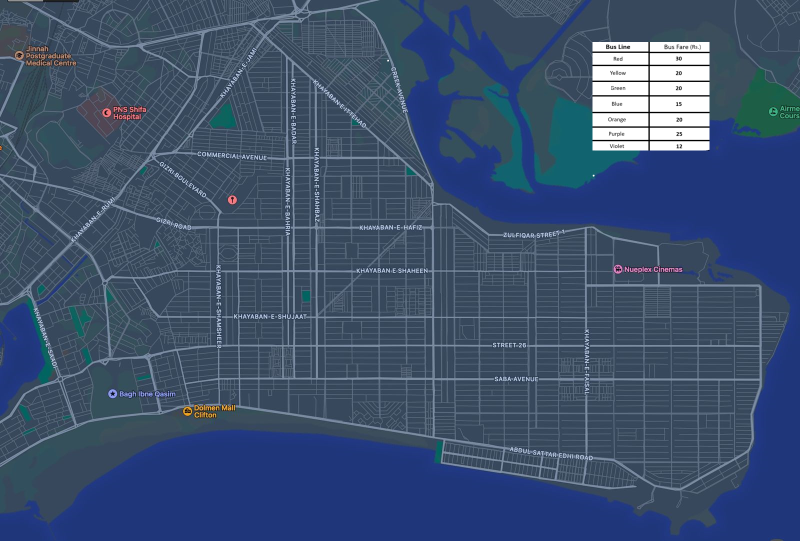
#> input picture background.png, 1600 x 1081 px (shown at 1/2 size)
$ python Red_Bus_Service.py
#> lines starting #> are read from the running program, lines starting #| are printed output that depends on the picture
import networkx as nx
import matplotlib.pyplot as plt
import matplotlib.image as mpimg
import mplcursors
from matplotlib.backend_bases import MouseButton
import tkinter as tk
from tkinter import messagebox

# Load the image
img = mpimg.imread('background.png')
#> img is the input picture: shape (1081, 1600, 4) float32; mean R, G, B, A 0.237, 0.313, 0.433, 1

# [52 lines left out: functions find_path_with_line_changes, total_journey_cost, total_cost, not called in this run]


# Define the bus stops with their coordinates and names
bus_stops = {
    'Benazir Bhutto Park': {'pos': (-3.56, 2.639), 'name': 'Benazir Bhutto Park'},
    'Bilawal Chowrangi': {'pos': (-2.1, 1.74), 'name': 'Bilawal Chowrangi'},
    'The Forum': {'pos': (-2.726, 3.413), 'name': 'The Forum'},
    'Delhi Colony': {'pos': (-2.094, 4.0), 'name': 'Delhi Colony'},
    'Punjab Chowrangi': {'pos': (-1.341, 4.7), 'name': 'Punjab Chowrangi'},
    'Defence Phase 2 Library': {'pos': (-0.553, 5.844), 'name': 'Defence Phase 2 Library'},
    'Gold Mark': {'pos': (0.394, 6.65), 'name': 'Gold Mark'},
    'Shaukat Khanam Hospital': {'pos': (1.508, 5.77), 'name': 'Shaukat Khanam Hospital'},
    'Masjid-e-Ayesha Stop': {'pos': (3.574, 4.249), 'name': 'Masjid-e-Ayesha Stop'},
    'Saudi Consulate Bus Stop': {'pos': (-0.194, 3.612), 'name': 'Saudi Consulate Bus Stop'},
    'DHA Medical Centre': {'pos': (1.54, 3.617), 'name': 'DHA Medical Centre'},
    'Shrine of Misri Shah': {'pos': (3.6, 3.54), 'name': 'Shrine of Misri Shah'},
    'Cafe Clifton': {'pos': (-0.18, 1.881), 'name': 'Cafe Clifton'},
    'RPK Hospital': {'pos': (1.542, 1.877), 'name': 'RPK Hospital'},
    'Karachi Haleem Stop': {'pos': (3.603, 1.92), 'name': 'Karachi Haleem Stop'},
    'PSO Phase 8': {'pos': (6.262, 1.871), 'name': 'PSO Phase 8'},
    'Sync Cafe': {'pos': (4.56, 3.53), 'name': 'Sync Cafe'},
    'Savor Public Park': {'pos': (6.27, 3.64), 'name': 'Savor Public Park'},
    'DHA Golf Club': {'pos': (7.49, 3.32), 'name': 'DHA Golf Club'},
    'Creek Vista': {'pos': (7.53, 2.79), 'name': 'Creek Vista'},
    'Urban Forest': {'pos': (-2.6, 0.756), 'name': 'Urban Forest'},
    'Dolmen Mall Clifton': {'pos': (-0.16, 1.03), 'name': 'Dolmen Mall Clifton'},
    'Chunky Monkey': {'pos': (3.61, 0.52), 'name': 'Chunky Monkey'},
    'Clock Tower Seaview': {'pos': (6.258, 0.230), 'name': 'Clock Tower Seaview'},
    'Kolachi Stop': {'pos': (9.0, 0.2), 'name': 'Kolachi Stop'},
    'Do Darya Rocks': {'pos': (9.25, 1.9), 'name': 'Do Darya Rocks'},
    'Marina Bay': {'pos': (9.28, 2.73), 'name': 'Marina Bay'},
}


# Define bus lines with their routes, stations, and transfer points
bus_lines = {
    'Green': {'stations': ['Urban Forest', 'Benazir Bhutto Park', 'The Forum', 'Delhi Colony', 'Punjab Chowrangi', 'Defence Phase 2 Library', 'Gold Mark']},
    'Blue': {'stations': ['Shaukat Khanam Hospital', 'DHA Medical Centre', 'RPK Hospital']},
    'Red': {'stations': ['Urban Forest', 'Dolmen Mall Clifton', 'Chunky Monkey', 'Clock Tower Seaview','Kolachi Stop', 'Do Darya Rocks', 'Marina Bay']},
    'Yellow': {'stations': ['Gold Mark', 'Shaukat Khanam Hospital', 'Masjid-e-Ayesha Stop', 'Shrine of Misri Shah', 'Karachi Haleem Stop', 'Chunky Monkey']},
    'Purple' : {'stations' : ['The Forum', 'Bilawal Chowrangi','Cafe Clifton', 'RPK Hospital','Karachi Haleem Stop', 'PSO Phase 8', 'Do Darya Rocks']},
    'Orange' : {'stations' : ['Delhi Colony','Saudi Consulate Bus Stop', 'DHA Medical Centre', 'Shrine of Misri Shah', 'Sync Cafe', 'Savor Public Park', 'DHA Golf Club', 'Creek Vista', 'Marina Bay']},
    'Violet' : {'stations' : ['Dolmen Mall Clifton', 'Cafe Clifton', 'Saudi Consulate Bus Stop']}
}

# Define road connections with weights (distances between bus stops)
road_connections = [
    ('Urban Forest', 'Benazir Bhutto Park', 1.9),
    ('Benazir Bhutto Park', 'The Forum', 0.9),
    ('The Forum', 'Delhi Colony', 0.7),
    ('Delhi Colony', 'Punjab Chowrangi', 0.9),
    ('Punjab Chowrangi', 'Defence Phase 2 Library', 1.9),
    ('Defence Phase 2 Library', 'Gold Mark', 1.0),

    ('Gold Mark', 'Shaukat Khanam Hospital', 1.2),
    ('Shaukat Khanam Hospital', 'Masjid-e-Ayesha Stop', 2.0),
    ('Masjid-e-Ayesha Stop', 'Shrine of Misri Shah', 0.5),
    ('Shrine of Misri Shah', 'Karachi Haleem Stop', 1.4),
    ('Karachi Haleem Stop', 'Chunky Monkey', 1.0),

    ('The Forum', 'Bilawal Chowrangi', 1.5),
    ('Bilawal Chowrangi', 'Cafe Clifton', 1.6),
    ('Cafe Clifton', 'RPK Hospital', 1.6),
    ('RPK Hospital', 'Karachi Haleem Stop', 1.7),
    ('Karachi Haleem Stop', 'PSO Phase 8', 2.2),
    ('PSO Phase 8', 'Do Darya Rocks', 2.4),

    ('Urban Forest', 'Dolmen Mall Clifton', 2.1),
    ('Dolmen Mall Clifton', 'Chunky Monkey', 2.3),
    ('Chunky Monkey', 'Clock Tower Seaview', 2.1),
    ('Clock Tower Seaview', 'Kolachi Stop', 2.0),
    ('Kolachi Stop', 'Do Darya Rocks', 1.5),
    ('Do Darya Rocks', 'Marina Bay', 0.7),

    ('Marina Bay', 'Creek Vista', 1.5),
    ('Creek Vista', 'DHA Golf Club', 0.4),
    ('DHA Golf Club', 'Savor Public Park', 1.0),
    ('Savor Public Park', 'Sync Cafe', 1.4),
    ('Sync Cafe', 'Shrine of Misri Shah', 0.8),
    ('Shrine of Misri Shah', 'DHA Medical Centre', 1.8),
    ('DHA Medical Centre', 'Saudi Consulate Bus Stop', 1.5),
    ('Saudi Consulate Bus Stop', 'Delhi Colony', 1.6),

    ('Shaukat Khanam Hospital', 'DHA Medical Centre', 1.8),
    ('DHA Medical Centre', 'RPK Hospital', 1.5),
    ('Saudi Consulate Bus Stop', 'Cafe Clifton', 1.4),
    ('Cafe Clifton', 'Dolmen Mall Clifton', 0.7)
]


# Create a graph
G = nx.Graph()

# Add nodes (bus stops) to the graph
for stop, data in bus_stops.items():
    G.add_node(stop, pos=data['pos'], name=data['name'])

# Add weighted edges to the graph
G.add_weighted_edges_from(road_connections)

# Bus lines mapping function
# [8 lines left out: function bus_lines_mapping, not called in this run]

# Set figure size
plt.figure(figsize=(16, 9))
# Show the image as the background
plt.imshow(img, extent=[-4, 10, -1, 7])  # Adjust extent based on your graph dimensions
# Adjust margins to remove white border around the window
plt.margins(0)
plt.subplots_adjust(left=0, right=1, top=1, bottom=0)


# Draw nodes
pos = nx.get_node_attributes(G, 'pos')
nx.draw_networkx_nodes(G, pos, node_size=700, node_color='black', edgecolors='white', linewidths=1)

# Draw labels
labels = nx.get_node_attributes(G, 'name')
nx.draw_networkx_labels(G, pos, labels=labels, font_size=8, font_color='white')

# Draw bus lines and stations
for line, data in bus_lines.items():
    route = data['stations']
    line_color = line
    line_width = 2.5
    line_style = '-'
    nx.draw_networkx_edges(G, pos, edgelist=[(route[i], route[i+1]) for i in range(len(route)-1)],
                           edge_color=line_color, width=line_width, style=line_style)

# Add edge labels for weights
edge_labels = nx.get_edge_attributes(G, 'weight')
nx.draw_networkx_edge_labels(G, pos, edge_labels=edge_labels, font_size=8, font_color='white', bbox=dict(facecolor='black', edgecolor='none', boxstyle='round,pad=0.3'))

# Create a click handler to detect mouse clicks
class MouseClickHandler:
    def __init__(self, graph, bus_lines, pos):
        self.graph = graph
        self.bus_lines = bus_lines
        self.pos = pos
        self.clicks = []
        self.default_color = 'black'  # Default node color
        self.clicked_color = 'red'  # Color for clicked nodes

    # [77 lines left out: functions redraw_graph, node_colors, on_click, not called in this run]

# Connect the click handler to the click event
click_handler = MouseClickHandler(G, bus_lines,pos)
plt.gcf().canvas.mpl_connect("button_press_event", click_handler.on_click)


# Function to find the shortest path between two bus stops and track bus line changes
# [28 lines left out: function find_path_with_line_changes, not called in this run]


# Set axis labels and display the map
plt.xlabel('Longitude')
plt.ylabel('Latitude')
plt.title('Bus Stops Map with Road Structure, Bus Lines, and Stations')
plt.gca().set_aspect('equal', adjustable='box')
plt.axis('off')

# # Add cursor to display coordinates on click
# mplcursors.cursor(hover=True)

# Show the map
plt.show()
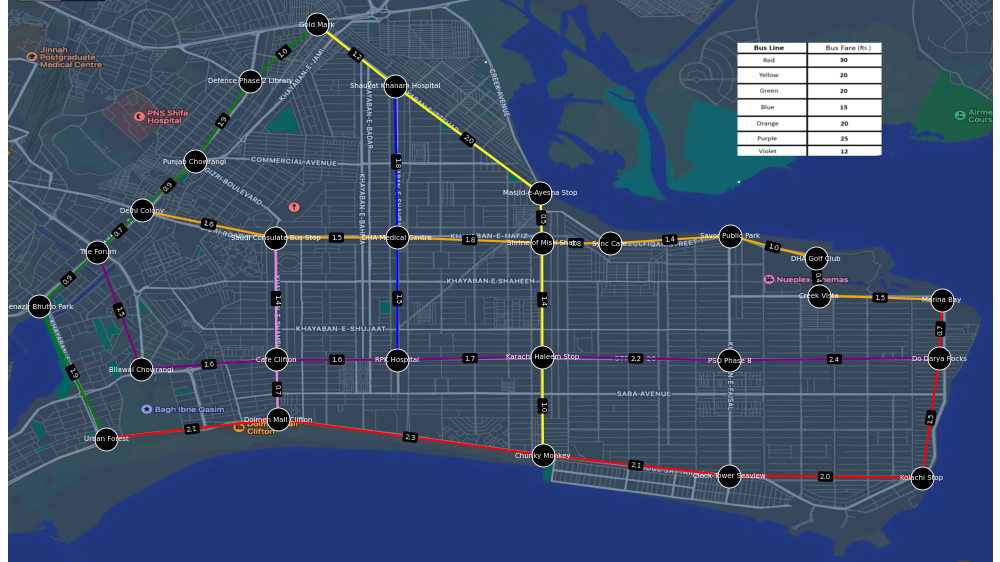
#> figure drawn by matplotlib, 1 panel
